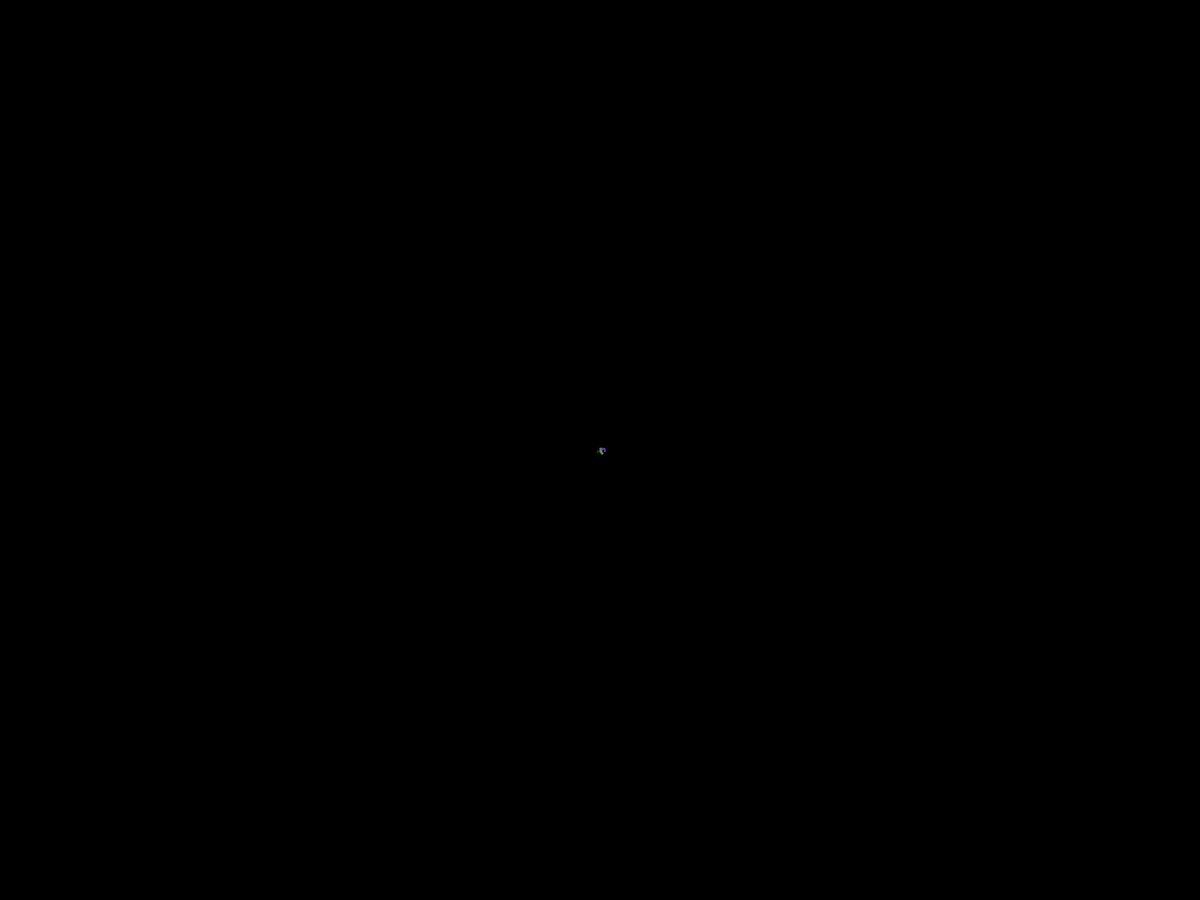
Frame 1 (no input)
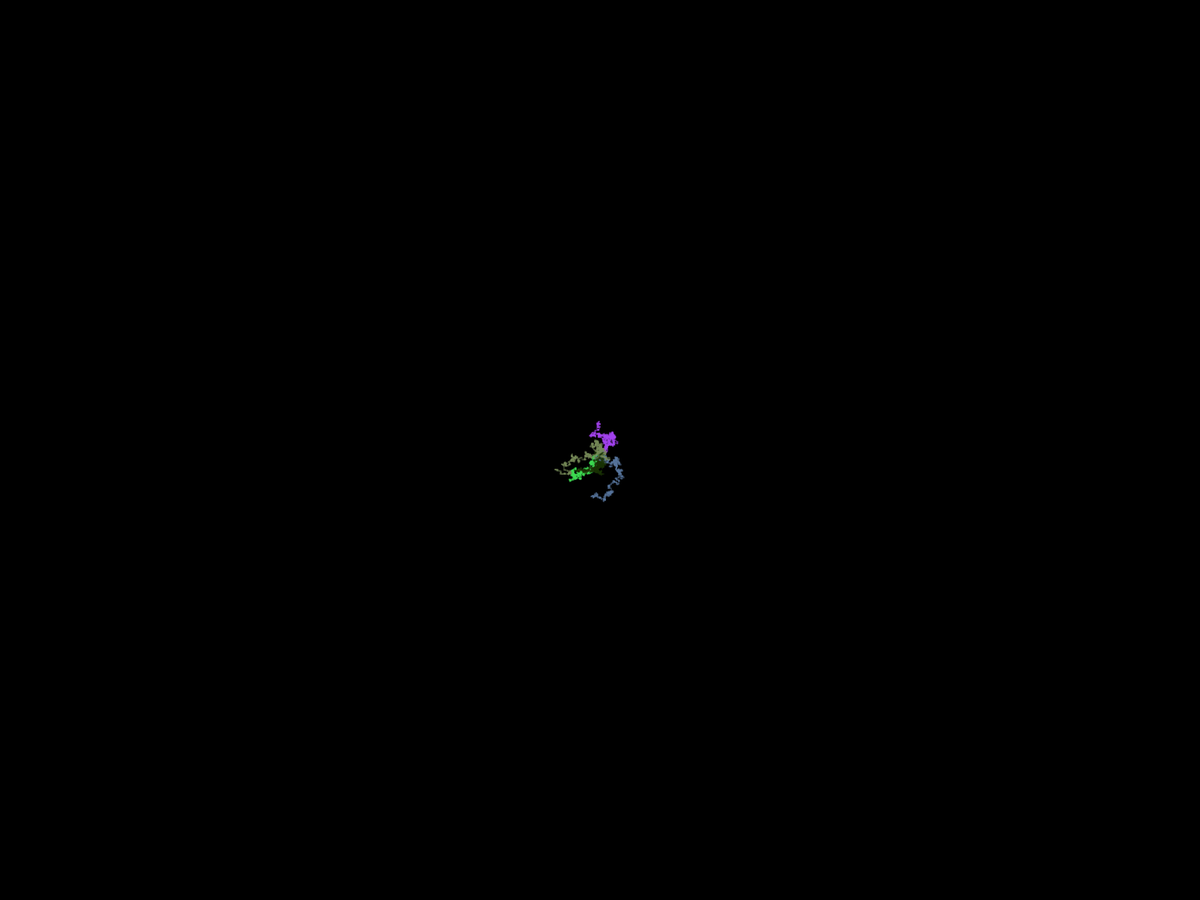
Frame 60 (the mouse pressed at the canvas centre just before this capture)
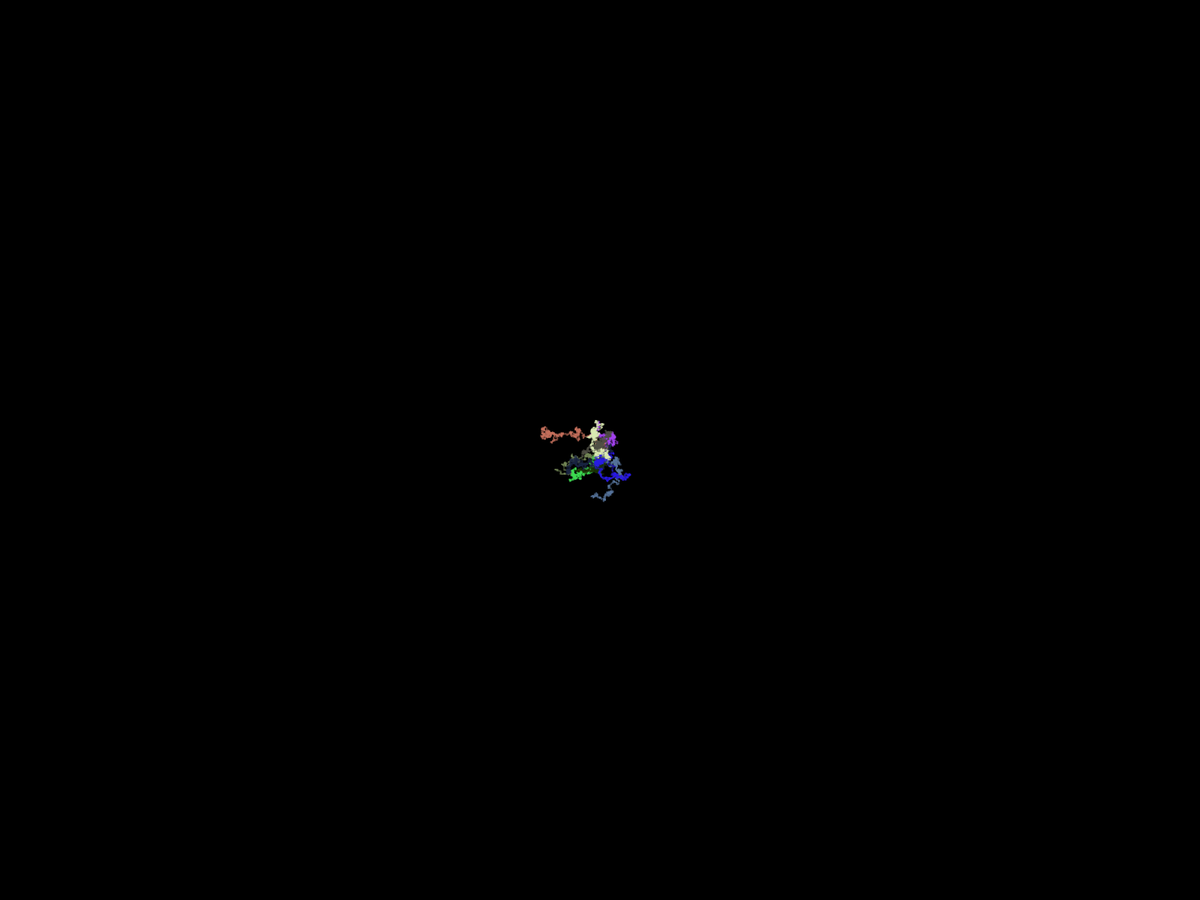
Frame 120 (the mouse held since frame 60 and released just before this capture)

The Processing sketch that drew these frames (run headless with seeded random() and noise(); from frame 60 on, the mouse is pressed at the canvas centre):

// Processing sketch: randomwalkerlab
// ── randomwalkerlab.pde
// Siddhant Shah
// Computer Science Programming II
// 11/22/2024
// Project Name: Random Walker Lab


// initializing global variables
PGraphics pg;

// customizable walker variable to easily change amount of walkers
int walkeramount = 5;

// arrays to store x and y positions of the walkers 
int[] x = new int[walkeramount];
int[] y = new int[walkeramount];

// array to store the color of each walker
color[] colors = new color[walkeramount];
// variable to store speed of the walkers
int speed = 1;

void setup() {
  frameRate(3000); // setting the frame rate
  fullScreen(); // enabling full screen mode
  background(0); // setting the background color to black
  noStroke(); // disable strokes
  pg = createGraphics(displayWidth, displayHeight); // initialize graphics variable

  // initialize the positions and colors of the walkers
  for (int i = 0; i < walkeramount; i++) {
    // start the walkers in the center of the screen
    x[i] = width / 2;
    y[i] = height / 2;
    // assign a random color to each walker
    colors[i] = color(random(255), random(255), random(255), 50);
  }
}

void draw() {
  // updating multiple times per frame to make walkers move faster
  for (int j = 0; j<30; j++) {
    // update each walker
    for (int i = 0; i < walkeramount; i++) {
      update(i);
    }
  }
  
}

void update(int i) {
  // get random direction for the walker 
  int r = int(random(0, 5));
  
  // move the walker based on the random direction 
  if (r == 1) { 
    y[i] -= speed; // move up
  } 
  if (r == 2) {
    x[i] += speed; // move right
  } 
  if (r == 3) {
    y[i] += speed; // move down
  }
  if (r == 4) {
    x[i] -= speed; // move left
  }

  // check if the walker goes out of bounds
  if (x[i] < 0 || x[i] >= width || y[i] < 0 || y[i] >= height) {
    // setting the position of the walker to be at the center of the screen and setting it to a new color
    x[i] = width / 2;
    y[i] = height / 2;
    colors[i] = color(random(255), random(255), random(255), 50);
  }

  // set the fill color to the walker's color
  fill(colors[i]);
  // drawing the walker
  rect(x[i], y[i], 2, 2);
}

// resetting the positions and colors of walkers when the mouse button is pressed
void mousePressed() {
  // setting the background to black to clear the background
  background(0);
  // resetting all positions to center and assigning new colors
  for (int i = 0; i<walkeramount; i++) {
    x[i] = width/2;
    y[i] = height/2;
    colors[i] = color(random(255), random(255), random(255), 50);
  }
}
